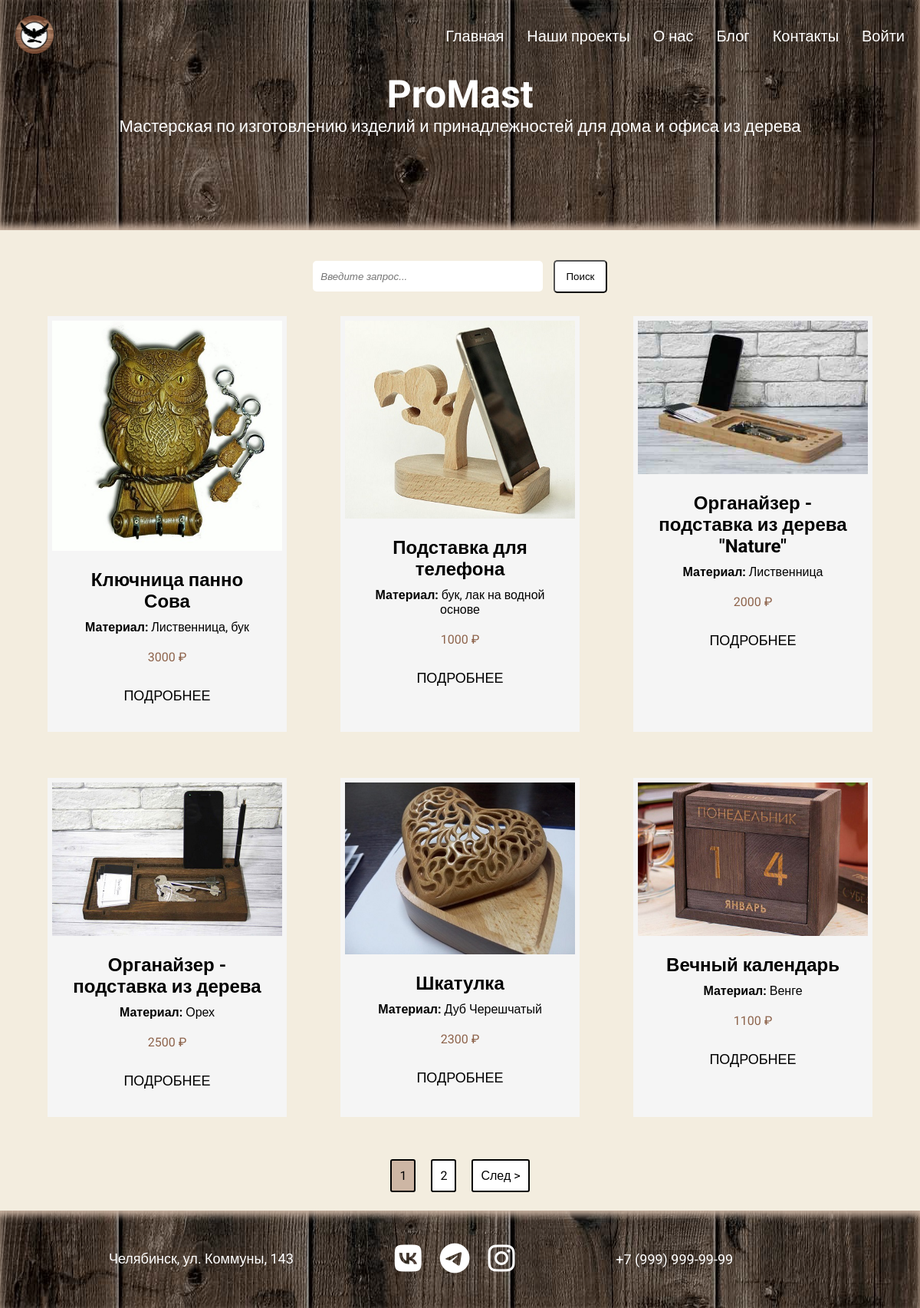
Page /catalog/ on the committed database.
### portfolio/models.py (models this page shows, shortened)
class Works(models.Model):
    title = models.CharField(max_length=100, verbose_name='Название')
    description = models.TextField(null=True, blank=True, verbose_name='Описание')
    image_1 = models.ImageField(upload_to='portfolio/%Y/%m/%d/', null=True, blank=True, verbose_name='Изображение 1')
    image_2 = models.ImageField(upload_to='portfolio/%Y/%m/%d/', null=True, blank=True, verbose_name='Изображение 2')
    image_3 = models.ImageField(upload_to='portfolio/%Y/%m/%d/', null=True, blank=True, verbose_name='Изображение 3')
    top_sales = models.ManyToManyField('Top', blank=True, verbose_name='Популярное')
    created = models.DateTimeField(auto_now_add=True, verbose_name='Дата публикации')
    price = models.IntegerField(default=0, verbose_name='Цена')
    material = models.CharField(max_length=100, null=True, blank=True, verbose_name='Материал')
    class Meta:
        ordering = ['-created']
        verbose_name = "Проект"
        verbose_name_plural = "Проекты"

### portfolio/views.py (the view)
# urls.py: path('catalog/', views.catalog, name='catalog'),
def catalog(request):
    works, search_query = search_works(request)
    custom_range, works = paginate_works(request, works, 6)
    context = {
        'works': works,
        'search_query': search_query,
        'custom_range': custom_range,
    }
    return render(request, 'portfolio/catalog.html', context)

### portfolio/utils.py (called while the page is built)
def search_works(request):
    search_query = ''
    if request.GET.get('search_query'):
        search_query = request.GET.get('search_query')
    works = Works.objects.distinct().filter(Q(title__iregex=search_query) |
                                            Q(material__iregex=search_query))
    return works, search_query

def paginate_works(request, works, results):
    page = request.GET.get('page', 1)
    paginator = Paginator(works, results, allow_empty_first_page=True)
    works = paginator.get_page(page)
    left_index = int(page) - 4
    if left_index < 1:
        left_index = 1
    right_index = int(page) + 5
    if right_index > paginator.num_pages:
        right_index = paginator.num_pages + 1
    custom_range = range(left_index, right_index)
    return custom_range, works

### portfolio/templates/portfolio/catalog.html
{% extends 'portfolio/base.html' %}
{% block content %}
<section class="block__search">
  <div class="container">
    <form id="search" class="search__form" action="{% url 'catalog' %}" method="get">
      <div class="form__field">
        <input class="input__text" type="text" name="search_query" value="{{search_query}}"
               placeholder=" Введите запрос..."/>
        <input class="search__btn" type="submit" value="Поиск"/>
      </div>
    </form>
  </div>
</section>
<section class="block__works">
  <div class="container">
    <div class="works">
      {% for work in works %}
      <div class="element">
        <div>
          <img src="{{ work.image_1.url }}" alt="image">
        </div>
        <div class="text">
          <h2>{{ work.title }}</h2>
          <p><span class="material">Материал:</span> {{ work.material }}</p>
          <p class="price">{{ work.price }} &#8381</p>
          <div class="btn">
            <a href="{% url 'work-main' work.id %}">Подробнее</a>
          </div>
        </div>
      </div>
      {% endfor %}
    </div>
  </div>
</section>
{% include 'portfolio/pagination.html' with queryset=works custom_range=custom_range %}
{% endblock %}

### portfolio/static/css/style.css (style rules this page uses)
* { margin: 0; padding: 0; -webkit-box-sizing: border-box; box-sizing: border-box; }
body { font-family: 'Roboto', sans-serif; background: #F3EDDF; }
.container { max-width: 1200px; margin: 0px auto; }
.block__works { background: #F3EDDF; }
.works { display: flex; flex-wrap: wrap; justify-content: space-evenly; padding: 0 0 15px; }
.element, .count { background: whitesmoke; border: 6px solid whitesmoke; margin: 30px 8px; }
.text { max-width: 300px; padding: 20px; box-sizing: border-box; }
.block__works img { max-width: 300px; }
.text h2 { text-align: center; margin-bottom: 10px; }
.text p { text-align: center; margin-bottom: 20px; }
.material { font-weight: bold; }
.price { color: #8E644C; font-size: 16px; }
.btn { text-align: center; padding: 10px 0; }
.btn a { font-size: 18px; color: #000; padding: 10px 5px; text-decoration: none; text-transform: uppercase; }
.block__search { background: #F3EDDF; text-align: center; }
.input__text { width: 300px; height: 40px; margin: 15px 10px 0 0; background: #fff; border: #fff; font-style: italic; border-radius: 5px; padding: 0 0 0 7px; margin-top: 40px; }
.search__btn { background: #fff; padding: 12px 15px; border-radius: 5px; margin: 10px auto auto; }

### rows in the picture
Works: image_1 (picture), title "Ключница панно Сова", material "Лиственница, бук", price "3000"
Works: image_1 (picture), title "Подставка для телефона", material "бук, лак на водной основе", price "1000"
Works: image_1 (picture), title "Органайзер - подставка из дерева \"Nature\"", material "Лиственница", price "2000"
Works: image_1 (picture), title "Органайзер - подставка из дерева", material "Орех", price "2500"
Works: image_1 (picture), title "Шкатулка", material "Дуб Черешчатый", price "2300"
Works: image_1 (picture), title "Вечный календарь", material "Венге", price "1100"

### other values in the picture
{{ page }} "1"
{{ page }} "2"
